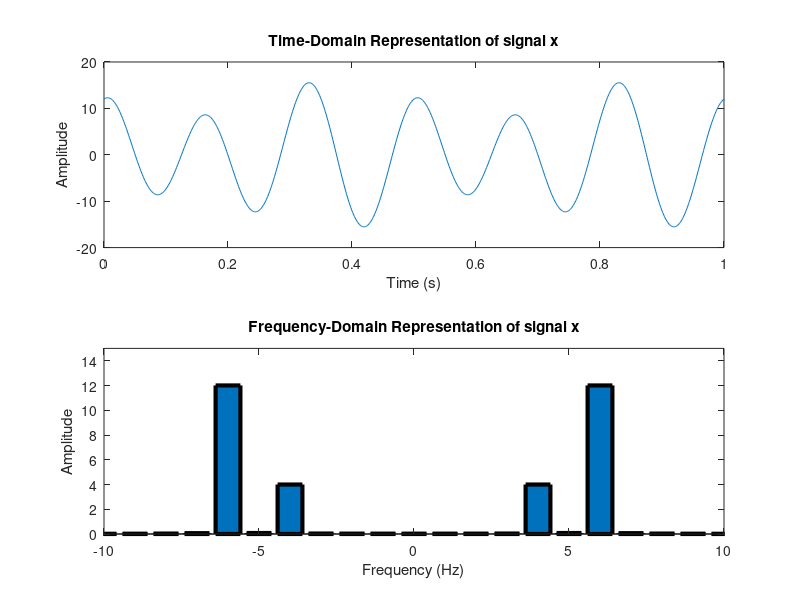
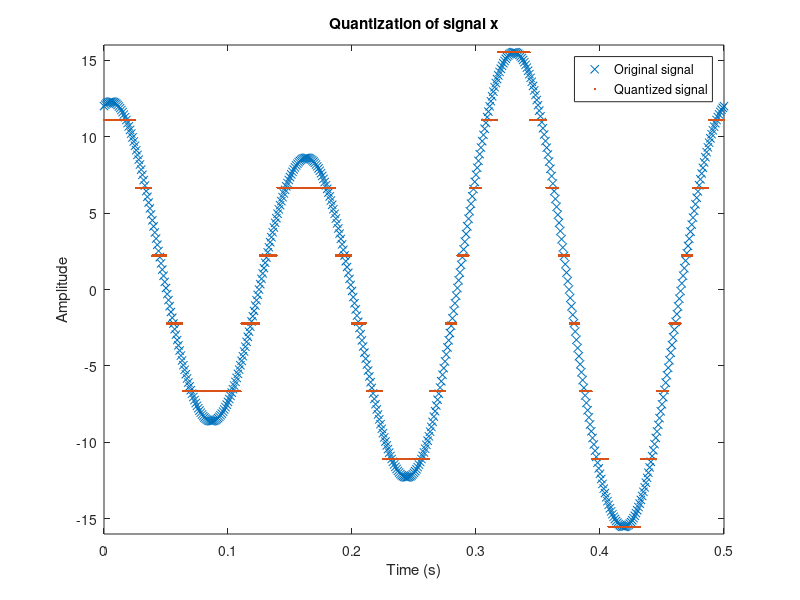

Reproduce these figures in MATLAB, in order.
%ID: 19-41468-3
A = 1;
B = 9;
C = 4;
D = 1;
E = 4;
F = 6;
G = 8;
H = 3;

a1 = A+C+1;
a2 = A+D+2;
a3 = A+E+1;
f1 = A+E+1;
f2 = A+D+2;
f3 = A+C+1;

fs = 1000;
t = 0:1/fs:1;

x1 = a1*cos(2*pi*f1*t);
x2 = a2*sin(2*pi*f2*t);
x3 = a3*cos(2*pi*f3*t);

signal_x = x1+x2+x3;

%solution of (a)
figure
subplot(2,1,1)
plot(t,signal_x) %output in figure 1
axis([0 1 -20 20])
title('Time-Domain Representation of signal x');
xlabel('Time (s)');
ylabel('Amplitude');

fx = abs(fftshift(fft(signal_x)))/(length(signal_x)/2);
freq = linspace(-fs/2, fs/2, length(signal_x));
subplot(2,1,2)
bar(freq, fx,'linewidth',3) %output in figure 1
axis([-10 10 0 15])
title('Frequency-Domain Representation of signal x')
xlabel('Frequency (Hz)')
ylabel('Amplitude')

%solution of (b)
figure
p = linspace(-14,14,7);
c = linspace(-15.53,15.53,8);
[i,q] = quantiz(signal_x,p,c);
plot(t,signal_x,'x',t,q,'.') %output in figure 2
axis([0 0.5 -16 16])
title('Quantization of signal x');
legend('Original signal','Quantized signal');
xlabel('Time (s)');
ylabel('Amplitude');